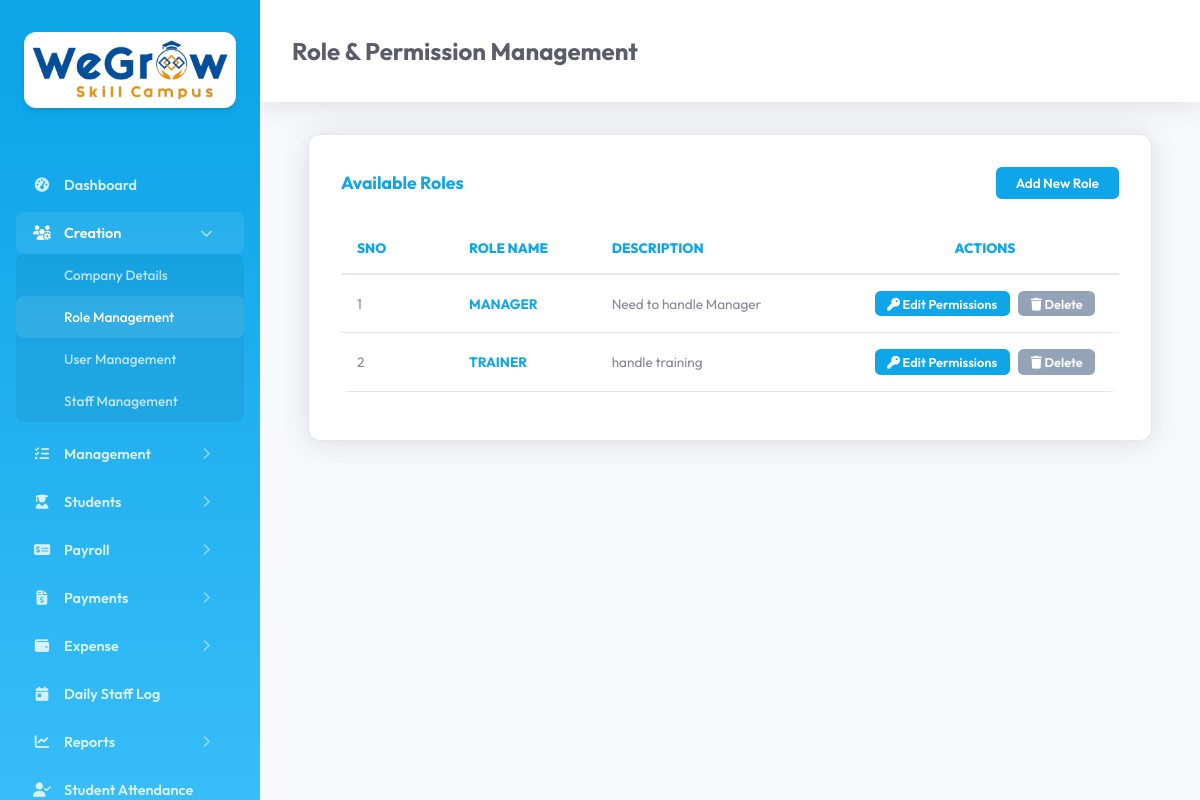
The app's page /role.php (signed in) with its own data.
### tables this page shows
CREATE TABLE `tc_roles` (
  `id` int(11) NOT NULL AUTO_INCREMENT,
  `created_date_time` datetime DEFAULT NULL,
  `updated_date_time` datetime DEFAULT NULL,
  `company_id` mediumtext DEFAULT NULL,
  `role_id` mediumtext DEFAULT NULL,
  `role_name` mediumtext DEFAULT NULL,
  `description` mediumtext DEFAULT NULL,
  `deleted` int(11) NOT NULL DEFAULT 0,
  PRIMARY KEY (`id`)
);

### main/basic_functions.php (called while the page is built, shortened)
<?php
    include_once("config.php");
    class Basic_Functions extends Database {
        public $con;
        public function getCompanyId() {
            return $_SESSION['company_id'] ?? null;
        }
        public function getTableRecords($table, $field = '', $value = '', $orderby = 'id DESC') {
            $con = $this->con;
            $sql = "SELECT * FROM $table WHERE deleted = :deleted";
            $params = [":deleted" => 0];
            $company_id = $this->getCompanyId();
            if ($table === $GLOBALS['role_table']) {
                $sql .= " AND LOWER(role_name) != 'admin'";
            }
            $sql .= " ORDER BY $orderby";
            $stmt = $con->prepare($sql);
            $stmt->execute($params);
            return $stmt->fetchAll();
        }
        public function isRecordLinked($relations) {
            foreach ($relations as $rel) {
                $table = $rel['table'];
                $column = $rel['column'];
                $value = $rel['value'];
                $label = $rel['label'] ?? $table;
                $sql = "SELECT COUNT(*) FROM {$table} WHERE {$column} = :val AND deleted = 0";
                $params = [':val' => $value];
                $stmt = $this->con->prepare($sql);
                $stmt->execute($params);
                $count = $stmt->fetchColumn();
                if ($count > 0) {
                    return $label;
                }
            }
            return false;
        }
    }
?>

### main/config.php (called while the page is built, shortened)
<?php
    class Database {
        private $host = "localhost";
        private $dbname = "training_center_db";
        private $username = "root";
        private $password = "";
        public function connect() {
            try {
                $this->conn = new PDO(
                    "mysql:host=".$this->host.";dbname=".$this->dbname,
                    $this->username,
                    $this->password
                );
                $this->conn->setAttribute(PDO::ATTR_ERRMODE, PDO::ERRMODE_EXCEPTION);
                $this->conn->exec("SET NAMES utf8");
                return $this->conn;
            }
            catch(PDOException $e) {
                echo "Database Connection Failed : ".$e->getMessage();
                exit;
            }
        }
    }
?>

### common_file.php (called while the page is built, shortened)
<?php
    require_once 'main/basic_functions.php';
    require_once 'main/report_functions.php';
    $bf = new Report_Functions();
?>

### main/report_functions.php (called while the page is built, shortened)
<?php
    include_once("config.php");
    include_once("basic_functions.php");
    class Report_Functions extends Basic_Functions {
        public function __construct() {
            $this->con = $this->connect();
        }
    }

### role.php (the view, shortened to what this page needs)
<?php
require_once 'common_file.php';
?>
<!DOCTYPE html>
<html lang="en">
<head>
    <link rel="stylesheet" href="assets/css/style.css">
</head>
<body>
    <?php include 'sidebar.php'; ?>
    <div class="main-content">
        <?php if (empty($action)): ?>
            <div class="header">
                <h2>Role & Permission Management</h2>
            </div>
            <div class="module-section">
                <div class="section-title">
                    Available Roles
                    <button class="btn-add" onclick="submitRoleAction('add')">Add New Role</button>
                </div>
                <div class="table-responsive">
                    <table>
                        <thead>
                            <tr>
                                <th style="width: 80px;">Sno</th>
                                <th>Role Name</th>
                                <th>Description</th>
                                <th style="width: 280px; text-align: center;">Actions</th>
                            </tr>
                        </thead>
                        <tbody>
                            <?php
                            $roles = $bf->getTableRecords($GLOBALS['role_table']);
                            if (empty($roles)) {
                                echo '<tr><td colspan="4" style="text-align:center">No roles found.</td></tr>';
                            } else {
                                $sno = 1;
                                foreach ($roles as $r) {
                                    ?>
                                    <tr>
                                        <td><?php echo $sno++; ?></td>
                                        <td>
                                            <strong style="color: var(--primary); text-transform: uppercase;">
                                                <?php echo htmlspecialchars($r['role_name']); ?>
                                            </strong>
                                        </td>
                                        <td><?php echo htmlspecialchars($r['description']); ?></td>
                                        <td style="text-align: center;">
                                            <div style="display: flex; gap: 0.5rem; justify-content: center;">
                                                <button class="btn-add" style="padding: 0.3rem 0.8rem; font-size: 0.8rem; background: var(--primary);" onclick="submitRoleAction('edit', '<?php echo $r['role_id']; ?>')">
                                                    <i class="fas fa-key"></i> Edit Permissions
                                                </button>
                                                <?php
                                                $relations = [
                                                    ['table' => $GLOBALS['staff_table'], 'column' => 'role_id', 'value' => $r['role_id'], 'label' => 'Staff'],
                                                    ['table' => $GLOBALS['user_table'], 'column' => 'role', 'value' => $r['role_name'], 'label' => 'User']
                                                ];
                                                $linked = $bf->isRecordLinked($relations);
                                                if ($linked) { ?>
                                                    <button class="btn-add" style="padding: 0.3rem 0.8rem; font-size: 0.8rem; background: #94a3b8; cursor: not-allowed;" title="Cannot delete: Linked with <?php echo $linked; ?> table" onclick="alert('Cannot delete: this role is linked with <?php echo $linked; ?>. Please delete linked <?php echo strtolower($linked); ?> records first.')">
                                                        <i class="fas fa-trash"></i> Delete
                                                    </button>
                                                <?php } else { ?>
                                                    <button class="btn-add" style="padding: 0.3rem 0.8rem; font-size: 0.8rem; background: #ef4444;" onclick="deleteRole('<?php echo $r['role_id']; ?>')">
                                                        <i class="fas fa-trash"></i> Delete
                                                    </button>
                                                <?php } ?>
                                            </div>
                                        </td>
                                    </tr>
                                    <?php
                                }
                            }
                            ?>
                        </tbody>
                    </table>
                </div>
            </div>
        <?php endif; ?>
    </div>
</body>
</html>

### records on screen
tc_roles: role_name "MANAGER", description "Need to handle Manager"
tc_roles: role_name "TRAINER", description "handle training"

### other values on screen
$modules[$page_key] "Dashboard"
$item['title'] "Creation"
$modules[$page_key] "Company Details"
$modules[$page_key] "Role Management"
$modules[$page_key] "User Management"
$modules[$page_key] "Staff Management"
$item['title'] "Management"
$item['title'] "Students"
$item['title'] "Payroll"
$item['title'] "Payments"
$item['title'] "Expense"
$modules[$page_key] "Daily Staff Log"
$item['title'] "Reports"
$modules[$page_key] "Student Attendance"
